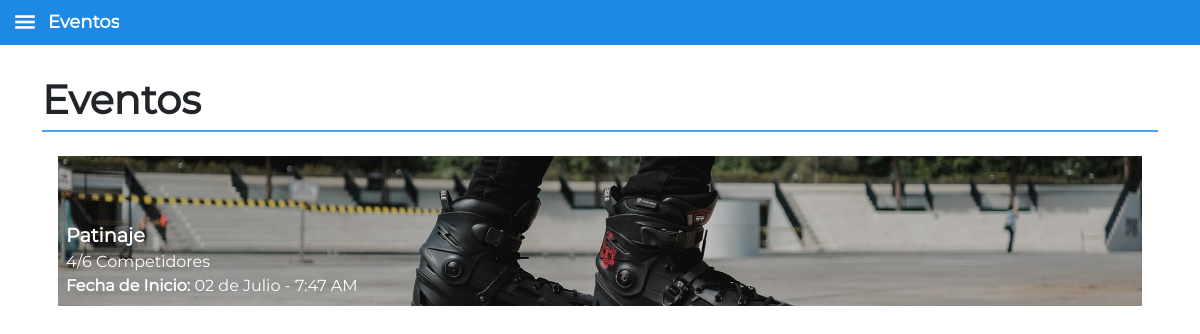
Screenshot of /Codigo/vista/Trasla/pListaEventosInscritos.php (signed in) with the database file from the repository.
### tables this page shows
CREATE TABLE EVENTOS(   
	ID_USUARIO INT NOT NULL,
	ID_EVENTO INT NOT NULL, 
    TAMANO_EVENTO INT,
    CANTIDAD_PARTICIPANTES INT NOT NULL,
    TIPO_EVENTO INT NOT NULL, 
    DESCRIPCION TEXT,
    UBICACION_LAT DOUBLE NOT NULL,
    UBICACION_LON DOUBLE NOT NULL,
    FECHA_INICIO DATETIME NOT NULL,
    FECHA_FIN DATETIME NOT NULL,
    CALIFICACION_EVENTO DOUBLE DEFAULT 5.0,
    CANTIDAD_CALIFICACIONES INT DEFAULT 0,
    EVENTO_FALSO INT DEFAULT 0,
    CHAT INT,
    FOREIGN KEY (ID_USUARIO) REFERENCES USUARIOS(ID_USUARIO) ON DELETE CASCADE ON UPDATE CASCADE, 
    PRIMARY KEY (ID_EVENTO));

### Codigo/modelo/mEventos.php (called while the page is built, shortened)
<?php
    include_once('../mMaster.php');
    class mEventos{
        static function pedirIDEventosInscrito($ID_USUARIO){
            $lista_eventos[0] = -1;
            $connect=conexionBaseDatos();
            $sql="SELECT ID_EVENTO from INFO_PARTICIPANTES_EVENTO where ID_PARTICIPANTE = '$ID_USUARIO' AND ADMINISTRADOR = '0'";
            $result = $connect->query($sql);
            $posicion = 0;
            while ($fila = mysqli_fetch_assoc($result)){
                $lista_eventos[$posicion] = $fila ['ID_EVENTO'];
                $posicion++;
            }
            return $lista_eventos;
        }
        static function pedirInfoBasicaEvento($ID_EVENTO){
            $info_basic[0] = -1;
            $connect=conexionBaseDatos();
            $sql="SELECT * FROM LISTA_EVENTOS WHERE ID_EVENTO='$ID_EVENTO'";
            $result =$connect->query($sql);
            while($fila = mysqli_fetch_assoc($result)){
                $info_basic[0] = $fila['ID_EVENTO'];
                $info_basic[1] = $fila['TIPO_EVENTO'];
                $info_basic[2] = $fila['CANTIDAD_INSCRITOS'];
                $info_basic[3] = $fila['CANTIDAD_PARTICIPANTES'];
                $info_basic[4] = $fila['FECHA_INICIO'];
                $info_basic[5] = $fila['TAMANO_EVENTO'];
            }
            return $info_basic;
        }
    }

### Codigo/controlador/cEventos.php (called while the page is built, shortened)
<?php
include_once("../modelo/mEventos.php");
class cEventos{
    static function consultarEventosInscritos($ID_USUARIO){
        $id_eventos = mEventos::pedirIDEventosInscrito($ID_USUARIO);
        if($id_eventos[0]!=-1){
            for($posX = 0; $posX != count($id_eventos); $posX++){
                $resultado = cEventos::consultarInfoBasicaEvento($id_eventos[$posX]);
                $info_basic_eventos[$posX][0] = $resultado[0];
                $info_basic_eventos[$posX][1] = $resultado[1];
                $info_basic_eventos[$posX][2] = $resultado[2];
                $info_basic_eventos[$posX][3] = $resultado[3];
                $info_basic_eventos[$posX][4] = $resultado[4];
                $info_basic_eventos[$posX][5] = $resultado[5];
            }
        }else{
            $info_basic_eventos[0][0] = -1;
        }
        return $info_basic_eventos;
    }
    static function consultarInfoBasicaEvento($ID_EVENTO){
        $resultados = mEventos::pedirInfoBasicaEvento($ID_EVENTO);
        return($resultados);
    }
}

### Codigo/vista/Trasla/lists/actividades.php (called while the page is built, shortened)
<?php
$deportes = array(
    "Voleibol",
    "Baloncesto",
    "Futbol",
    "Tenis",
    "Patinaje",
    "Artes Marciales",
    "Golf",
    "Bolos",
    "Boxeo",
    "Microfutbol",
    "Ping Pong",
    "Balonmano",
    "Waterpolo",
    "Beisbol",
    "Criquet",
    "Polo",
    "Rugby",
    "Hockey sobre Pasto",
    "Hockey sobre Hielo",
    "Ciclismo de montaña",
    "Ciclismo BMX",
    "Esquí",
    "Motocross",
    "Futbol Americano",
    "Patinaje sobre hielo"
);

### Codigo/vista/Trasla/lists/tamanos.php (called while the page is built, shortened)
<?php
$nombre_participante = array(
    "Jugadores",
    "Competidores",
    "Equipos",
    "Asistentes"
);

### Codigo/mMaster.php (called while the page is built, shortened)
<?php
    class mMaster{
        static function tiempoTexto($date){
            $arrayDate = (date_parse($date));
            switch ($arrayDate['month']) {
                case 7:
                    $month = "Julio";
                    break;
            }
            $dia = date_create($date)->format('d');
            $ampm = date_create($date)->format('A');
            $hora12 = date_create($date)->format('g');
            $fechaNew = "".$dia." de ".$month." - ".$hora12.":".$arrayDate['minute']." ".$ampm."";
            return $fechaNew;
        }
    }

### Codigo/vista/Trasla/pListaEventosInscritos.php (the view, shortened to what this page needs)
<!DOCTYPE html>
<html lang="en">
<head>
    <link href="./css/bootstrap.css" rel="stylesheet">
    <link rel="stylesheet" type="text/css" href="./css/lists.css">
</head>
<body>
    <?php
        include_once("./pPlantilla.php");
    ?>
    <div class="container">
        <div class="headerList">Eventos</div>
        <?php
            include_once ("lists/actividades.php");
            include_once ("lists/img-actividades.php");
            include_once ("lists/tamanos.php");
            include_once ("../modelo/lists.php");
            include_once ("../controlador/cEventos.php");
            $info_eventos = cEventos::consultarEventosInscritos($_SESSION['ID_USUARIO']);
            if($info_eventos[0][0] != -1){
                $cantEv = count($info_eventos);
            }else{
                $cantEv = 0;
            }
        	if($cantEv != 0){
                for($posX = 0; $posX != $cantEv; $posX++){
                    switch ($info_eventos[$posX][5]) {
                        case 2:
                            $clasInscritos = $nombre_participante[2];
                            for($i = 0; $i != count($individual); $i++){
                                if($individual[$i] == $info_eventos[$posX][1]){
                                    $clasInscritos = $nombre_participante[1];
                                    break;
                                }
                            }
                            break;
                    }
                    if($info_eventos[$posX][1]-200 > 0){
                        $tipoEvNum = $info_eventos[$posX][1]-201;
                        $tipoEv = $masivos[$tipoEvNum];
                        $style = $img_masivos[$tipoEvNum];
                    }elseif($info_eventos[$posX][1]-100 > 0){
                        $tipoEvNum = $info_eventos[$posX][1]-101;
                        $tipoEv = $ocio[$tipoEvNum];
                        $style = $img_ocio[$tipoEvNum];
                    }else{
                        $tipoEvNum = $info_eventos[$posX][1]-1;
                        $tipoEv = $deportes[$tipoEvNum];
                        $style = $img_deportes[$tipoEvNum];
                    }
                    $ruta = "../controladorVista/cvListaEventosInscritos.php?";
                    echo"<br>";
                    echo"    <a href='".$ruta."ID_EVENTO=".$info_eventos[$posX][0]."' style='white-space: nowrap;'>";
                    echo"        <div class='element mx-3' style=".$style.">";
                    echo"            <div class='element-content'>";
                    echo"                <div class='element-title'>";
                    echo"                    ".$tipoEv."";
                    echo"                </div>";
                    echo"                ".$info_eventos[$posX][2]."/".$info_eventos[$posX][3]." ".$clasInscritos."<br>";
                    echo"                <div class='text-wrap'><b>Fecha de Inicio: </b>".mMaster::tiempoTexto($info_eventos[$posX][4])."</div>";
                    echo"            </div>";
                    echo"        </div>";
                    echo"    </a>";
                }
            }else{
                echo "<br>";
                echo "<div class='container'>Al parecer no te has inscrito a ningun evento :/ </div>";
            }
        ?>
    </div>
</body>
</html>

### Codigo/vista/Trasla/css/lists.css (style rules this page uses)
body { font-family: 'Montserrat'; color: black; background: white; background-attachment:fixed; background-position:bottom; background-size:contain; background-repeat: no-repeat; font-size: 14px; }
.headerList { font-size:40px; font-weight: 1000; min-width:200px; border-bottom: 2px solid #42a5f5; }
.element { position: relative; background-color: black; background-attachment: scroll; background-position: left 50%; background-repeat: no-repeat; background-size: 100% auto; min-width:180px; height:150px; margin:auto; color:white; }
.element-title { font-weight: 800; font-size:larger; }
.element-content { font-size: initial; margin:8px; position: absolute; bottom: 0px; }

### Codigo/vista/Trasla/css/style.css (style rules this page uses)
body { font-family: "Montserrat"; background-attachment: fixed; }
a { color: black; outline-color: transparent; text-decoration: none; border-radius: 3px; font-size: 12px; white-space: nowrap; }

### Codigo/vista/Trasla/pListaEventosInscritos.php (style rules this page uses)
body { padding-top: 30px; padding-bottom: 40px; }

### rows the page displays
eventos: TIPO_EVENTO "Patinaje", posX "4", CANTIDAD_PARTICIPANTES "6", clasInscritos "Competidores", FECHA_INICIO "02 de Julio - 7:47 AM"

### other values shown
$titleSection "Eventos"
